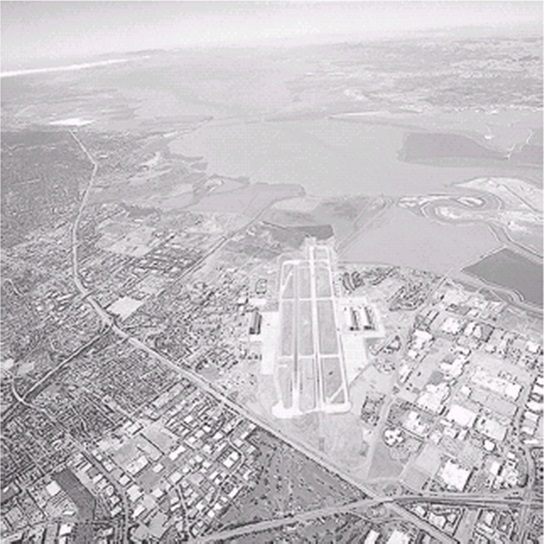
%> input picture Lab2/AE.jpg, 544 x 544 px
$ octave q2.m   (GNU Octave 9; MATLAB toolbox functions it lacks are replaced by stand-ins)
%> lines starting %> are read from the running program, lines starting %| are printed output that depends on the picture; in (x1, y1, x2, y2) boxes, pixels count from 0 and x2, y2 are one past the last pixel; in counts of white or black regions, pixels touching at a corner belong together; the program's own positions count from 1
clc;
clear;
image = imread('AE.jpg');
%> image is the input picture: size 544x544x3 uint8; mean R, G, B 194.3, 190.7, 194.4

img_double = double(rgb2gray(image));

plane1 = mod(img_double, 2);
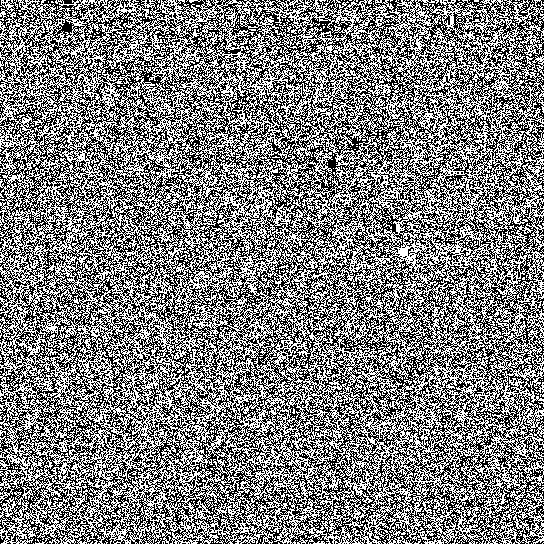
%> plane1: size 544x544 double; values 0 (black) and 1 (white), 49.9% white in thin lines or dots
plane2 = mod(floor(img_double/2), 2);
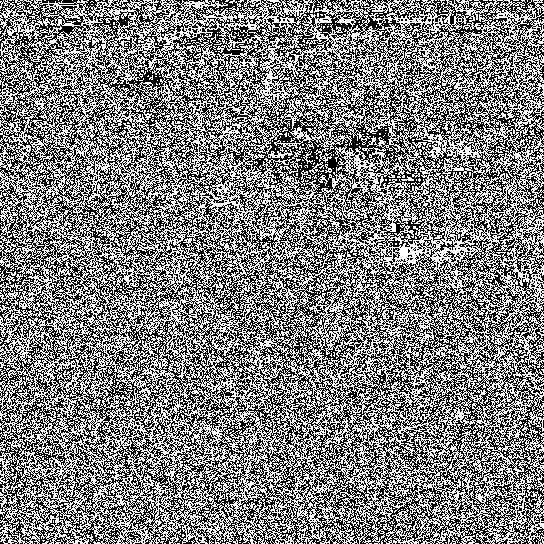
%> plane2: size 544x544 double; values 0 (black) and 1 (white), 49.9% white in thin lines or dots
plane3 = mod(floor(img_double/4), 2);
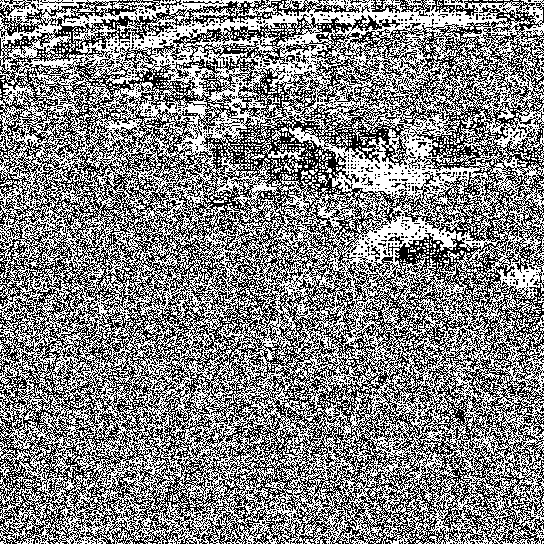
%> plane3: size 544x544 double; values 0 (black) and 1 (white), 52% white; black in thin lines or dots
plane4 = mod(floor(img_double/8), 2);
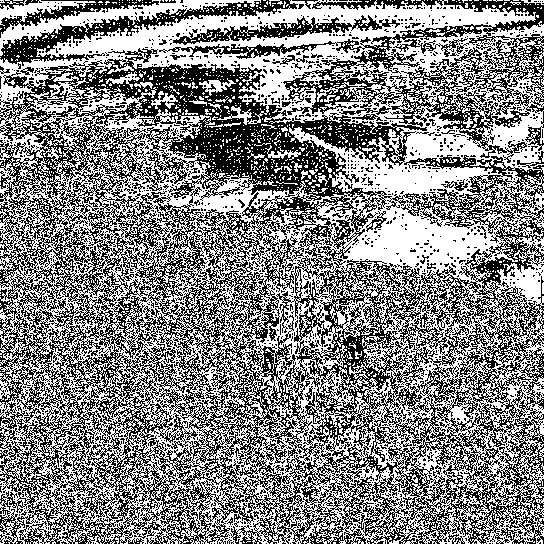
%> plane4: size 544x544 double; values 0 (black) and 1 (white), 52.7% white; black in thin lines or dots
plane5 = mod(floor(img_double/16), 2);
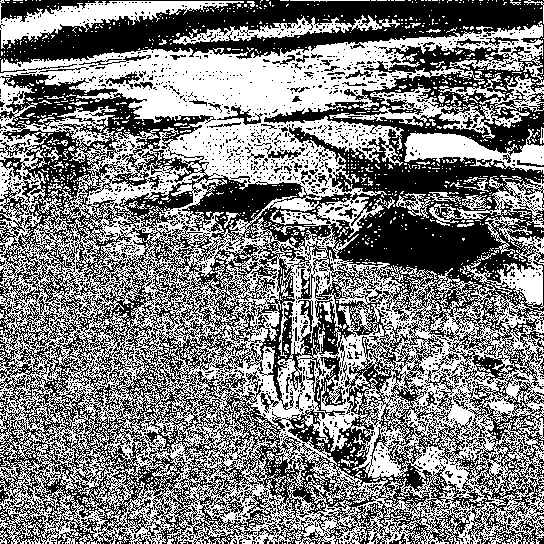
%> plane5: size 544x544 double; values 0 (black) and 1 (white), 50% white; 1675 white regions (1604 under 20 px), largest, box (x1, y1, x2, y2) and area: (0, 21, 544, 544) 127714, (0, 0, 244, 49) 3773, (404, 129, 544, 174) 2868
plane6 = mod(floor(img_double/32), 2);
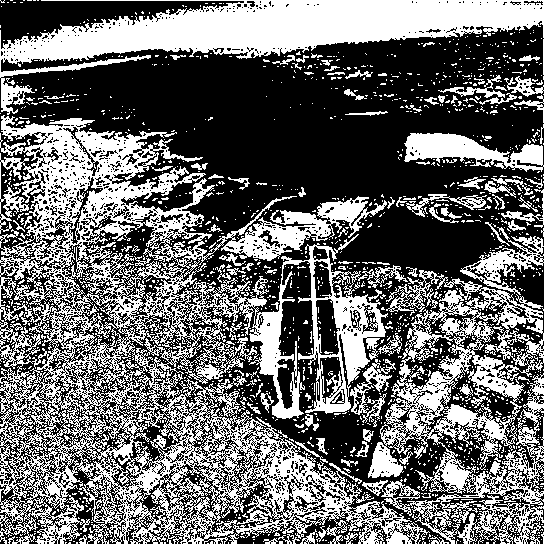
%> plane6: size 544x544 double; values 0 (black) and 1 (white), 41.9% white; 1696 white regions (1587 under 20 px), largest, box (x1, y1, x2, y2) and area: (0, 115, 430, 544) 66479, (0, 0, 544, 115) 21303, (362, 270, 544, 544) 18781
plane7 = mod(floor(img_double/64), 2);
%> plane7: size 544x544 double; values 0 (black) and 1 (white), 66% white; 991 black regions (870 under 20 px), largest, box (x1, y1, x2, y2) and area: (0, 115, 544, 544) 73160, (452, 227, 543, 340) 4579, (221, 196, 387, 261) 3691
plane8 = mod(floor(img_double/128), 2);
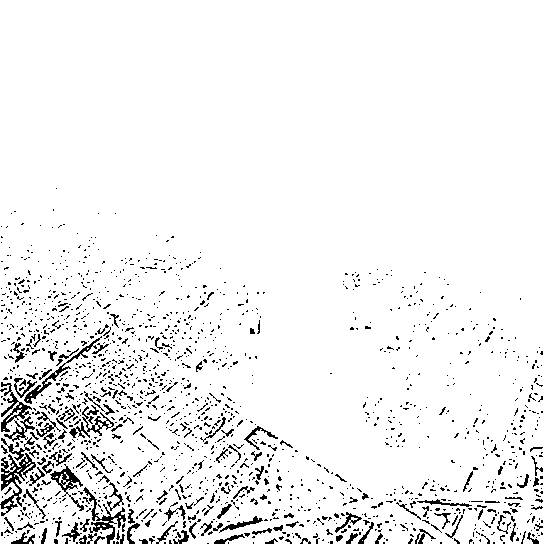
%> plane8: size 544x544 double; values 0 (black) and 1 (white), 94.4% white; black in thin lines or dots, all inside (x1, y1, x2, y2) = (0, 188, 543, 544)

subplot(2, 5, 1);
imshow(rgb2gray(image));
title('Original Image');

% plotting binary image having extracted bit
subplot(2, 5, 2);
imshow(plane1);
title('Bit Plane 1');
subplot(2, 5, 3);
imshow(plane2);
title('Bit Plane 2');
subplot(2, 5, 4);
imshow(plane3);
title('Bit Plane 3');
subplot(2, 5, 5);
imshow(plane4);
title('Bit Plane 4');
subplot(2, 5, 6);
imshow(plane5);
title('Bit Plane 5');
subplot(2, 5, 7);
imshow(plane6);
title('Bit Plane 6');
subplot(2, 5, 8);
imshow(plane7);
title('Bit Plane 7');
subplot(2, 5, 9);
imshow(plane8);
title('Bit Plane 8');

% plotting recombined image
reconstructed = (2 * (2 * (2 * (2 * (2 * (2 * (2 * plane8 + plane7) + plane6) + plane5) + plane4) + plane3) + plane2) + plane1);
subplot(2, 5, 10);
imshow(uint8(reconstructed));
title('Recombined Image');
